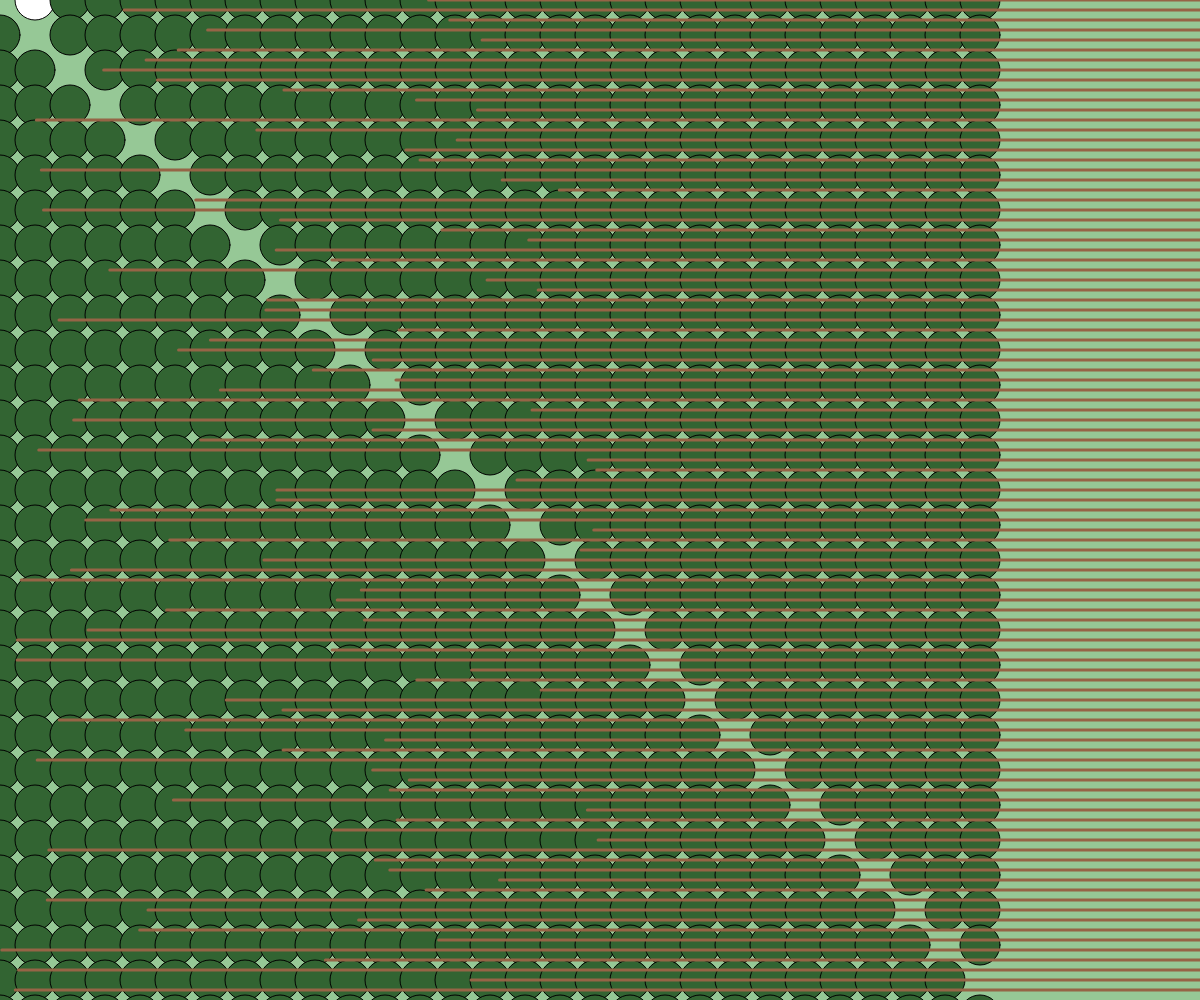
Frame 1 (no input)
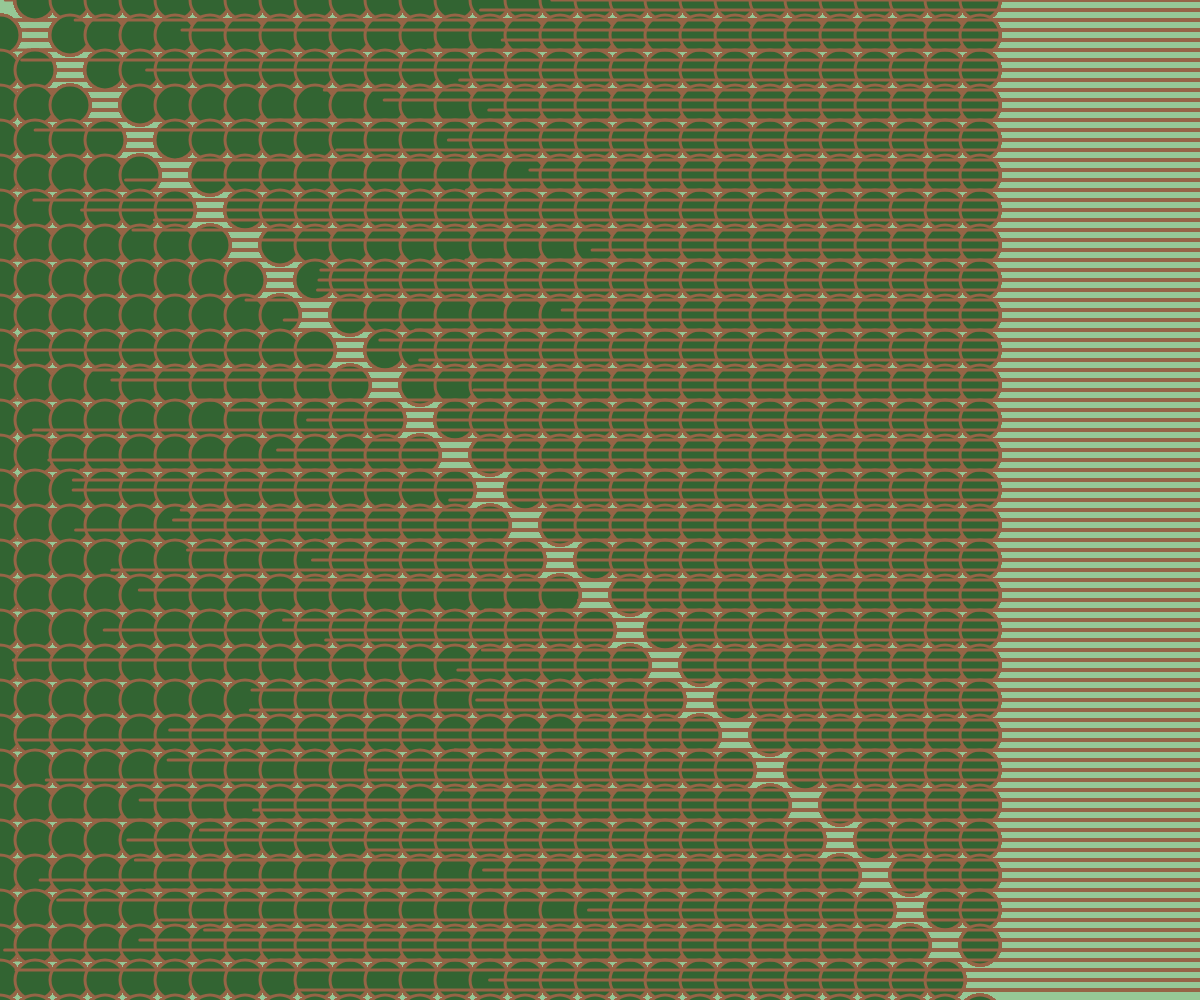
Frame 60 (no input)
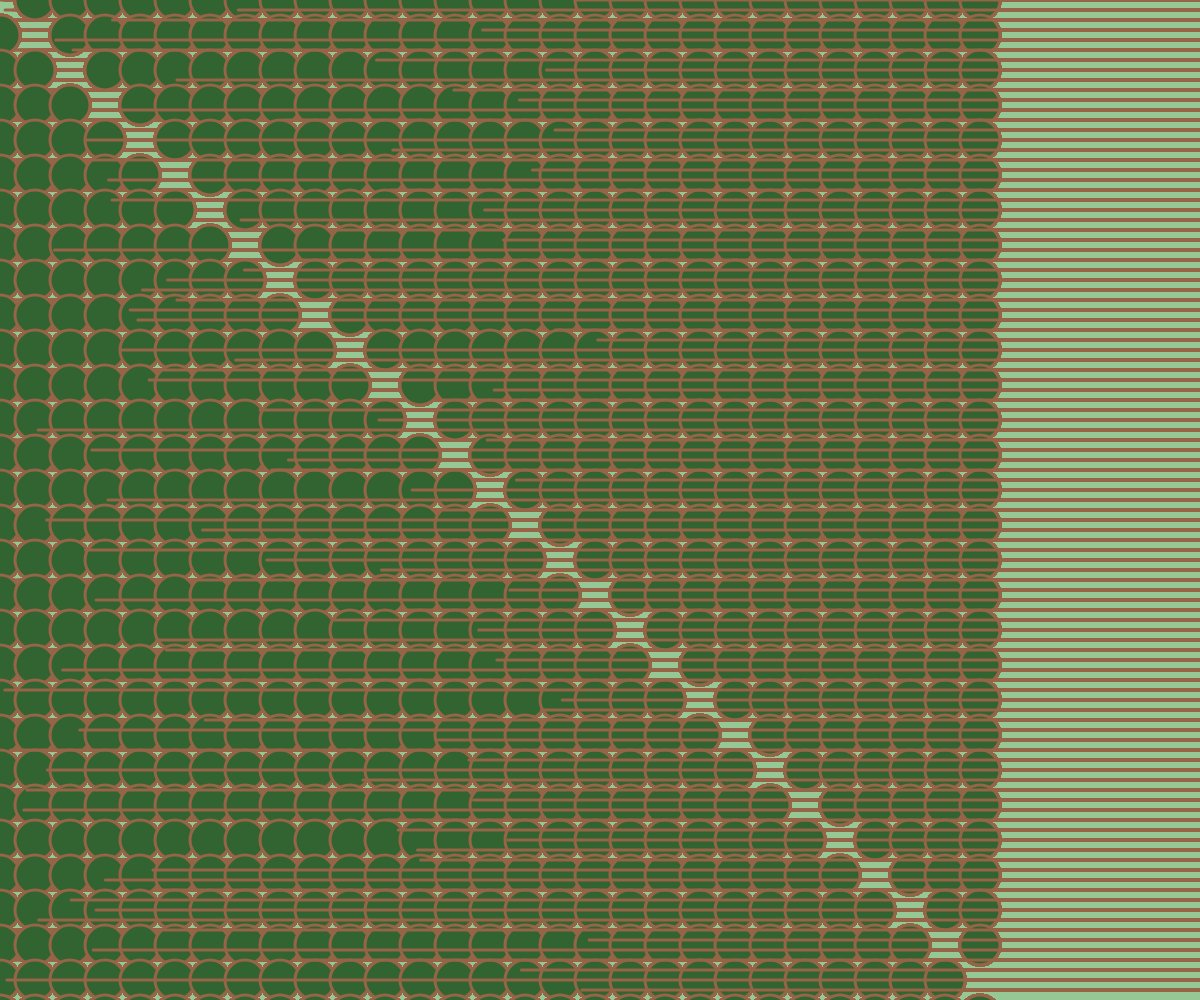
Frame 120 (the mouse pressed at the canvas centre since frame 60)

The p5.js sketch that drew these frames (run headless with seeded random() and noise() and a simulated clock; from frame 60 on, the mouse is pressed at the canvas centre):

// p5.js sketch
// ── sketch.js

function setup() {
  // put setup code here
createCanvas(windowWidth,windowHeight);
background(150,200,150);

}

function draw() {
  //Put draw code here
  for (let d = 0; d < width; d = d + 35){
    for (let c = 0; c < height; c = c + 35){

    if(c == d){

    }
    else{
      circle(c,d,40);
      fill(50,100,50);
    }
  }
}

   for(let d = 0; d < height; d = d + 10){
     let xlen = random(0,width/2);
     strokeWeight (3);
     stroke(150,100,70);
     line(2000,d,xlen,d);
   }
}
